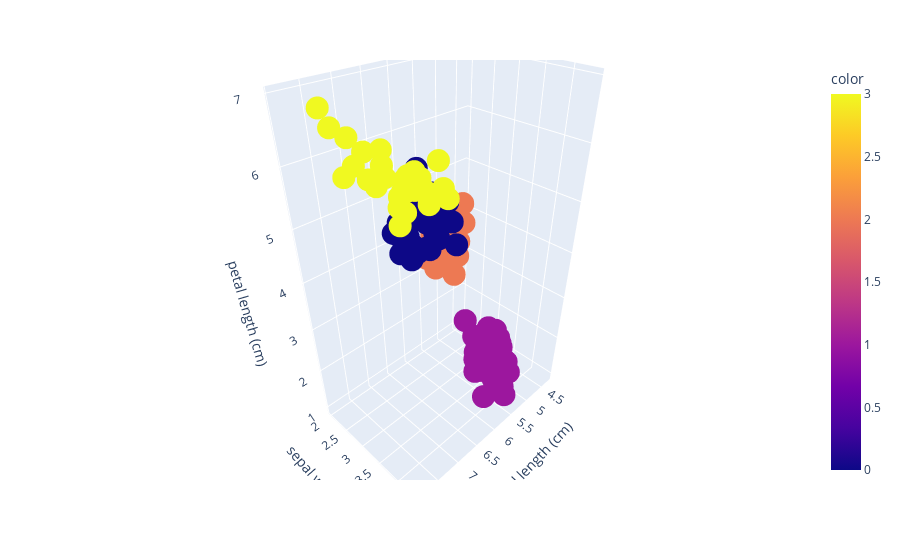

The notebook cell saved with this chart:
### Code cell
px.scatter_3d(data_frame=data, x = 'sepal length (cm)', y='sepal width (cm)',
              z='petal length (cm)', color=preds)

### Figure 1 — Plotly figure (JSON) as saved in the notebook; plotly's stock layout.template omitted (floating-point values rounded to 4 significant figures; data arrays with more than 128 entries replaced by an {"elided": "..."} marker saying what was removed)
{"data": [{"hovertemplate": "sepal length (cm)=%{x}<br>sepal width (cm)=%{y}<br>petal length (cm)=%{z}<br>color=%{marker.color}<extra></extra>", "legendgroup": "", "marker": {"color": {"elided": "150 int values"}, "coloraxis": "coloraxis", "symbol": "circle"}, "mode": "markers", "name": "", "scene": "scene", "showlegend": false, "type": "scatter3d", "x": {"elided": "150 float values"}, "y": {"elided": "150 float values"}, "z": {"elided": "150 float values"}}], "layout": {"coloraxis": {"colorbar": {"title": {"text": "color"}}, "colorscale": [[0, "#0d0887"], [0.1111, "#46039f"], [0.2222, "#7201a8"], [0.3333, "#9c179e"], [0.4444, "#bd3786"], [0.5556, "#d8576b"], [0.6667, "#ed7953"], [0.7778, "#fb9f3a"], [0.8889, "#fdca26"], [1, "#f0f921"]]}, "legend": {"tracegroupgap": 0}, "margin": {"t": 60}, "scene": {"domain": {"x": [0, 1], "y": [0, 1]}, "xaxis": {"title": {"text": "sepal length (cm)"}}, "yaxis": {"title": {"text": "sepal width (cm)"}}, "zaxis": {"title": {"text": "petal length (cm)"}}}}}
